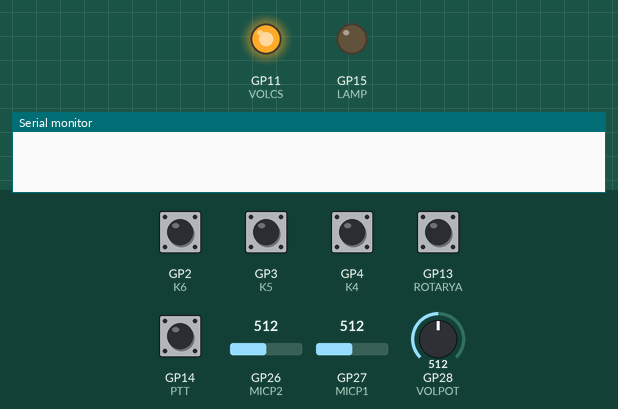
Simulated run of this sketch. Board: Raspberry Pi Pico. Parts: output pins drawn as LEDs (lit = HIGH), the last lines printed to the serial monitor. The inputs (shaded band) are chosen by the test bench; at power-on: GP2 (K6), GP3 (K5), GP4 (K4), GP13 (ROTARYA), GP14 (PTT) HIGH, GP26 (MICP2) = 512, GP27 (MICP1) = 512, GP28 (VOLPOT) = 512 (analog values on the 0–1023 scale). EEPROM starts erased; pins used as bus, display or sensor lines are not drawn.

Above: at 0.8 s.
0.9 s: GP26 (MICP2) set to 993
2.4 s: GP26 (MICP2) set to 1016
At 2.9 s:
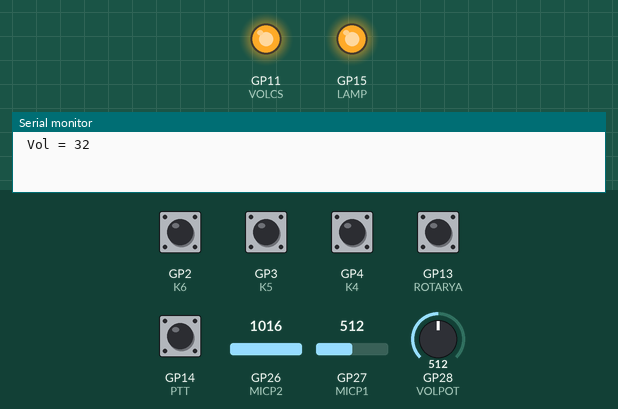
Timing chart, 0 to 5.4 s (numbered marks = the images above; inputs shaded):
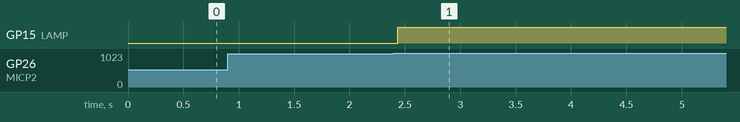

The sketch:

MD9600_Remote_Head.ino
```cpp
#include <SPI.h>
#include <EEPROM.h>


#define COM1TX   0      //Pin 1
#define COM1RX   1      //Pin 2
#define COM2TX   8      //Pin 11   (don't need this pin so it is redefined as GPIO for use as VOLUD)
#define COM2RX   9      //Pin 12
#define LAMP 15         //Pin 20
#define MIC_POWER  17   //Pin 22
#define PTT 14          //Pin 19
#define K0 10            //Pin 14
#define K1 7            //Pin 10
#define K2 6            //Pin 9
#define K3 5            //Pin 7
#define K4 4            //Pin 6
#define K5 3            //Pin 5
#define K6 2            //Pin 4
#define ROTARYA 13       //Pin 17
#define ROTARYB 12      //Pin 16
#define MICP2 A0        //Pin 31
#define MICP1 A1        //Pin 32
#define LCDRESET 21     //Pin 27
#define LCDRX  16       //Pin 21      Not used but must be defined.
#define LCDCD  20       //Pin 26
#define LCDCS  22       //Pin 29
#define LCDCK  18       //Pin 24
#define LCDDA  19       //Pin 25
#define VOLCS  11       //Pin 15
#define VOLUD  8        //Pin 11
#define VOLPOT A2       //Pin 34

unsigned int frontKeys;
int8_t rotaryDirection;
uint8_t micRow;
uint8_t micCol;
uint8_t brightness;
uint8_t micPower;
static uint8_t poweredDown = 0;
int volumePot = 0;
static bool GPSon = 0;
static bool DataReceived;

bool reSend = false;

void setup()
{
Serial.begin(250000);             //Debug USB port
Serial1.setRX(COM1RX);
Serial1.setTX(COM1TX);
Serial2.setRX(COM2RX);
Serial2.setTX(COM2TX);          //will be reset as a GPIO later.
Serial1.begin(250000);          //Comms to/from radio
Serial2.begin(9600);            //Comms from GPS if fitted
EEPROM.begin(256);

if(EEPROM.read(0) == 73)              //valid EEPROM data?
{
  poweredDown = EEPROM.read(1);         //restore power status from arbitary location.
}

pinMode(LAMP,OUTPUT);
pinMode(MIC_POWER,OUTPUT);
pinMode(K0,INPUT);
pinMode(K1,INPUT);
pinMode(K2,INPUT);
pinMode(K3,INPUT);
pinMode(LCDRESET,OUTPUT);
pinMode(LCDCD,OUTPUT);
pinMode(LCDCS,OUTPUT);

pinMode(VOLCS,OUTPUT);
gpio_set_function(VOLUD, GPIO_FUNC_NULL);           //redefine the unused Serial Port 2 Tx pin as a GPIO.
pinMode(VOLUD,OUTPUT);

pinMode(PTT,INPUT_PULLUP);
pinMode(K4,INPUT_PULLUP);
pinMode(K5,INPUT_PULLUP);
pinMode(K6,INPUT_PULLUP);
pinMode(ROTARYA,INPUT_PULLUP);
pinMode(ROTARYB,INPUT_PULLUP);

analogWriteFreq(20000);           //This value works well with version 1 radios but not with version 3 or later without modification.
analogWriteRange(255);

analogWrite(LAMP,0);
digitalWrite(MIC_POWER,LOW);
digitalWrite(K0,HIGH);
digitalWrite(K1,HIGH);
digitalWrite(K2,HIGH);
digitalWrite(K3,HIGH);

digitalWrite(VOLCS, HIGH);
digitalWrite(VOLUD,HIGH);

analogReadResolution(12);
attachInterrupt(digitalPinToInterrupt(ROTARYA), rotaryISR, CHANGE);


SPI.setRX(LCDRX);
SPI.setTX(LCDDA);
SPI.setSCK(LCDCK);
SPI.beginTransaction(SPISettings(8000000,MSBFIRST,SPI_MODE3));
SPI.begin(false);           //Start SPI and manually handle the CS pin

digitalWrite(LCDCS,HIGH);
digitalWrite(LCDCD,HIGH);
digitalWrite(LCDRESET,LOW);
delay(1);
digitalWrite(LCDRESET,HIGH);
delay(5);

brightness=255;
micPower=1;
LCDinit();
LCDClear();
LCDlogo();
LCDtest();

if(poweredDown)
  {
    powerDown();
  }

while((frontKeys != 0) || (micRow != 5) || (micCol != 4))
{
  readKeys();
  readMicButtons();
}

volPotStep(-64);          //ensure digital pot starts at zero volume.

}

void setup1()
{

}

//First Core task is to send to the radio
void loop()
{
static int lastkeys=0;
static int lastVolume=0;
static uint8_t lastMRow=5;
static uint8_t lastMCol=4;
static uint8_t lastBrightness = 0;
static uint8_t lastMicPower = 0;
static char buff[10];

delay(1);
 if (micPower != lastMicPower)
    {
      digitalWrite(MIC_POWER,micPower);
      lastMicPower=micPower;
    }

  if(brightness != lastBrightness)
    {
    analogWrite(LAMP,brightness);
    lastBrightness=brightness;
    }

readKeys();

if(! poweredDown)
  {
    if((frontKeys != lastkeys) || (reSend))
    {
      reSend = false;
      lastkeys=frontKeys;
      Serial1.write('K');
      Serial1.write(frontKeys >> 8);
      Serial1.write(frontKeys & 0xFF);
      Serial.print("Keys ");
      Serial.println(frontKeys,HEX);
    }

  readMicButtons();
  if((micRow != lastMRow) || (micCol != lastMCol))
    {
      lastMRow=micRow;
      lastMCol=micCol;
      Serial1.write('M');
      Serial1.write(micRow);
      Serial1.write(micCol);
      Serial.print("Mic ");
      Serial.println((micRow<<8)+micCol,HEX);
     }
  }
  else
  {
  if(frontKeys == 1)    // Power Button
    {
      poweredDown = false;
      EEPROM.write(0,73);
      EEPROM.write(1,0);
      EEPROM.commit();
      sendBreak();
    }
  }


 readVol();
 if((volumePot - lastVolume) != 0)
   {
      volPotStep(volumePot - lastVolume);
      Serial.print(" Vol = ");
      Serial.println(volumePot);
      lastVolume=volumePot;
   }

  if(Serial2.available() > 0)         //received something from the GPS module
    {
      for(int n=Serial2.available();n > 0; n--)
      {
        if(GPSon)
        {
          Serial1.write("G");
          Serial1.write(Serial2.read());
          if(n > 1)
          {
          Serial1.write(Serial2.read());
          n--;
          }
          else
          {
          Serial1.write((byte)0x00);
          }
        }
        else
        {
          char dummy=Serial2.read();          //throw away the GPS data
        }
      }
    }
}


//Second core task is to receive from the radio
void loop1()
{
  int ch;
  int bytecount;
  if(Serial1.available() > 1)        //wait till there are at least two characters available
  {
    ch=Serial1.read();
    switch(ch)
    {
      case 'C':
      digitalWrite(LCDCS,LOW);
      digitalWrite(LCDCD,LOW);  // command mode
      ch=Serial1.read();
      LCDtransfer(ch);
      digitalWrite(LCDCS,HIGH);
      break;

      case 'D':
      bytecount=Serial1.read();
      digitalWrite(LCDCS,LOW);
      digitalWrite(LCDCD,HIGH);  // data mode
      while(bytecount>0)
      {
       if(Serial1.available()>0)
        {
          ch=Serial1.read();
          LCDtransfer(ch);
          bytecount--;
        }
      }
      digitalWrite(LCDCS,HIGH);
      break;

      case 'B':        //Brightness value
      ch=Serial1.read();
      brightness=ch;
      break;

      case 'P':         //Mic Power
      ch=Serial1.read();
      micPower = ch & 0x01;
      break;

      case 'R':         //rescan and resend the keys
      ch=Serial1.read();    //Discard the second byte
      reSend=true;
      break;

      case 'O':         //Power down
      ch=Serial1.read();    //Discard the second byte
      powerDown();
      break;

      case 'G':         //GPS data on/off
      ch=Serial1.read();
      GPSon = ch & 0x01;
      Serial.print("GPS Data ");
      if(GPSon)
      {
        Serial.println("On");
      }
      else
      {
        Serial.println("Off");
      }
      break;
    }
  }
}

void sendBreak(void)
{
  Serial1.end();
  digitalWrite(0,HIGH);
  pinMode(0,OUTPUT);
  digitalWrite(0,LOW);
  delay(100);
  digitalWrite(0,HIGH);
  Serial1.begin(250000);
}

void powerDown(void)
{
  brightness = 0;
  micPower = 0;
  digitalWrite(LCDCS,LOW);
  digitalWrite(LCDCD,LOW);  // command mode

  LCDtransfer(0xAE); // Display Off

  LCDtransfer(0xA5);// All Pixels On

  EEPROM.write(0,73);
  EEPROM.write(1,1);
  EEPROM.commit();
  poweredDown = true;
}

void rotaryISR(void)
{
  static int lasta=0;
  bool rota=digitalRead(ROTARYA);
  bool rotb=digitalRead(ROTARYB);

if(lasta != rota)
{
   lasta=rota;
    if(rota==rotb)
   {
    rotaryDirection=-1;
   }
   else
   {
    rotaryDirection=1;
   }
}

}


void readKeys(void)
{
  frontKeys =0;
  pinMode(K0,OUTPUT);
  digitalWrite(K0,LOW);
  if(digitalRead(K6) == LOW) frontKeys=frontKeys | 0x0001;
  if(digitalRead(K5) == LOW) frontKeys=frontKeys | 0x0002;
  if(digitalRead(K4) == LOW) frontKeys=frontKeys | 0x0004;
  digitalWrite(K0,HIGH);
  pinMode(K0,INPUT);

  pinMode(K1,OUTPUT);
  digitalWrite(K1,LOW);
  if(digitalRead(K6) == LOW) frontKeys=frontKeys | 0x0008;
  if(digitalRead(K5) == LOW) frontKeys=frontKeys | 0x0010;
  if(digitalRead(K4) == LOW) frontKeys=frontKeys | 0x0020;
  digitalWrite(K1,HIGH);
  pinMode(K1,INPUT);

  pinMode(K2,OUTPUT);
  digitalWrite(K2,LOW);
  if(digitalRead(K6) == LOW) frontKeys=frontKeys | 0x0040;
  if(digitalRead(K5) == LOW) frontKeys=frontKeys | 0x0080;
  if(digitalRead(K4) == LOW) frontKeys=frontKeys | 0x0100;
  digitalWrite(K2,HIGH);
  pinMode(K2,INPUT);

  pinMode(K3,OUTPUT);
  digitalWrite(K3,LOW);
  if(digitalRead(K6) == LOW) frontKeys=frontKeys | 0x0200;
  digitalWrite(K3,HIGH);
  pinMode(K3,INPUT);

  if(digitalRead(PTT)== LOW) frontKeys=frontKeys | 0x8000;

  if(rotaryDirection == 1) frontKeys=frontKeys | 0x4000;
  if(rotaryDirection == -1) frontKeys=frontKeys | 0x2000;
  rotaryDirection = 0;

}

void readMicButtons(void)
{
  int rl = 9;
  int cl = 9;

  while((micRow != rl) || (micCol != cl))
  {
    rl=micRow;
    cl=micCol;
    micRow = (int)(analogRead(MICP1) / 800);
    micCol = (int)(analogRead(MICP2) / 1000);
    delay(10);
  }


//prevent half decodes while the row and column are changing.
  if(micRow > 4) micCol = 4;
  if(micCol >3) micRow=5;
}

void readVol(void)
{
  int ave;
  int total = 0;
  for(ave=0;ave<10;ave++)
  {
  total += analogRead(VOLPOT);
  }
  volumePot= (total/10) >>6 ;       //convert 12 bit sample to 6 bits.
}

void volPotStep(int steps)
{
  int s;
  if(steps > 0)       //step up
  {
    digitalWrite(VOLUD,HIGH);
    delayMicroseconds(1);
    digitalWrite(VOLCS, LOW);
    delayMicroseconds(1);
    digitalWrite(VOLUD, LOW);
    delayMicroseconds(4);
    for(s=steps; s > 0 ; s--)
    {
      digitalWrite(VOLUD, LOW);
      delayMicroseconds(1);
      digitalWrite(VOLUD, HIGH);
      delayMicroseconds(1);
    }
    digitalWrite(VOLCS, HIGH);
    delay(10);
  }
  else                //step down
  {
    digitalWrite(VOLUD,LOW);
    delayMicroseconds(1);
    digitalWrite(VOLCS, LOW);
    delayMicroseconds(4);
    for(s=steps; s < 0 ; s++)
    {
      digitalWrite(VOLUD, LOW);
      delayMicroseconds(1);
      digitalWrite(VOLUD, HIGH);
      delayMicroseconds(1);;
    }
    delayMicroseconds(1);
    digitalWrite(VOLCS, HIGH);
    delay(10);
  }
}

void LCDinit(void)
{
  digitalWrite(LCDCS,LOW);
  digitalWrite(LCDCD,LOW);  // command mode

  LCDtransfer(0xE2); // System Reset

  LCDtransfer(0x2F);// Voltage Follower On
  LCDtransfer(0x81);// Set Electronic Volume = 15
  LCDtransfer(0x12); // Contrast
  LCDtransfer(0xA2); // Set Bias = 1/9
  LCDtransfer(0xA1); // SEG Direction
  LCDtransfer(0xC0); // COM Direction
  LCDtransfer(0xA6); // White background, black pixels
  LCDtransfer(0xAF); // enable

  digitalWrite(LCDCS,HIGH);
}


void LCDtransfer(uint8_t data1)
{
  SPI.transfer(&data1, 1);
}

void LCDClear(void)
{
  digitalWrite(LCDCS,LOW);

  for(int row=0;row<(64/8);row++)
  {
    digitalWrite(LCDCD,LOW);  // command mode
    LCDtransfer(0xB0 | row);        //Start Row
    LCDtransfer(0x10);        //Set X High Byte
    LCDtransfer(0x04);        //4 pixels from the left
    digitalWrite(LCDCD,HIGH);  // data mode
    for(int i=0;i<128 ;i++)
      {
        LCDtransfer(0x00);        //8 vertical bits of data
      }
  }
  digitalWrite(LCDCS,HIGH);
}

void LCDlogo(void)
{
  uint8_t logo[] = {
                    0x00,0x00,0x00,0x00,0x00,0x00,0x00,0x00,0x00,0x00,
                    0x7f, 0x02, 0x0c, 0x02, 0x7f, 0x00,0x7f, 0x41, 0x41, 0x22, 0x1c, 0x00,0x06, 0x49, 0x49, 0x29, 0x1e, 0x00,0x3c, 0x4a, 0x49, 0x49, 0x30, 0x00,0x3e, 0x51, 0x49, 0x45, 0x3e, 0x00,0x3e, 0x51, 0x49, 0x45, 0x3e, 0x00,
                    0x00, 0x00, 0x00, 0x00, 0x00, 0x00,0x7f, 0x09, 0x19, 0x29, 0x46, 0x00,0x38, 0x54, 0x54, 0x54, 0x18, 0x00,0x7c, 0x04, 0x18, 0x04, 0x78, 0x00,0x38, 0x44, 0x44, 0x44, 0x38, 0x00,0x04, 0x3f, 0x44, 0x40, 0x20, 0x00,
                    0x38, 0x54, 0x54, 0x54, 0x18, 0x00,0x00, 0x00, 0x00, 0x00, 0x00, 0x00,0x7f, 0x08, 0x08, 0x08, 0x7f, 0x00,0x38, 0x54, 0x54, 0x54, 0x18, 0x00,0x20, 0x54, 0x54, 0x54, 0x78, 0x00,0x38, 0x44, 0x44, 0x48, 0x7f, 0x00,
                    0x00,0x00,0x00,0x00,0x00,0x00,0x00,0x00,0x00,0x00
                    };
  digitalWrite(LCDCS,LOW);

    digitalWrite(LCDCD,LOW);  // command mode
    LCDtransfer(0xB4);        //Start Row
    LCDtransfer(0x10);        //Set X High Byte
    LCDtransfer(0x04);        //4 pixels from the left
    digitalWrite(LCDCD,HIGH);  // data mode
    for(int i=0;i<128 ;i++)
      {
        LCDtransfer(logo[i]);        //8 vertical bits of data
      }
    digitalWrite(LCDCS,HIGH);
}

void LCDtest(void)
{
    digitalWrite(LCDCS,LOW);
    digitalWrite(LCDCD,LOW);  // command mode
    LCDtransfer(0xB7);        //Start Row
    LCDtransfer(0x10);        //Set X High Byte
    LCDtransfer(0x04);        //4 pixels from the left
    digitalWrite(LCDCD,HIGH);  // data mode
    digitalWrite(LCDCS,HIGH);
}
```

Measured:
- the behaviour switches between 999 and 1000 on GP26 (MICP2) (found by bisection; images 0 and 1)
- after the input at 2.4 s, GP15 (LAMP): LOW → HIGH at once
